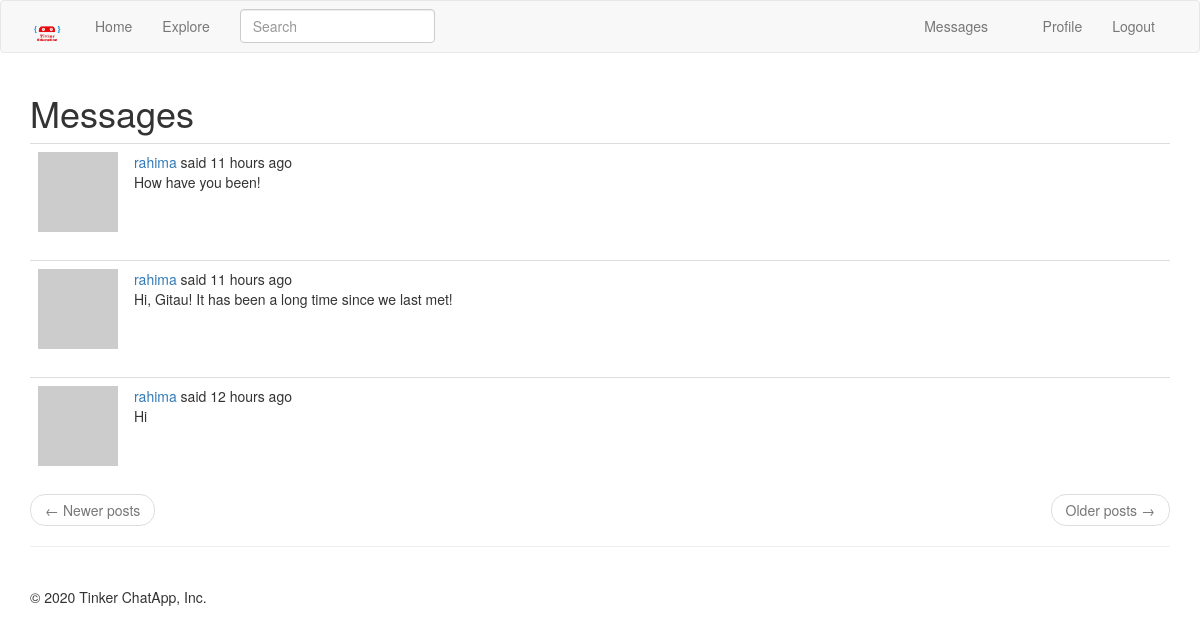
Page /main/messages (signed in) on the earlier database version.
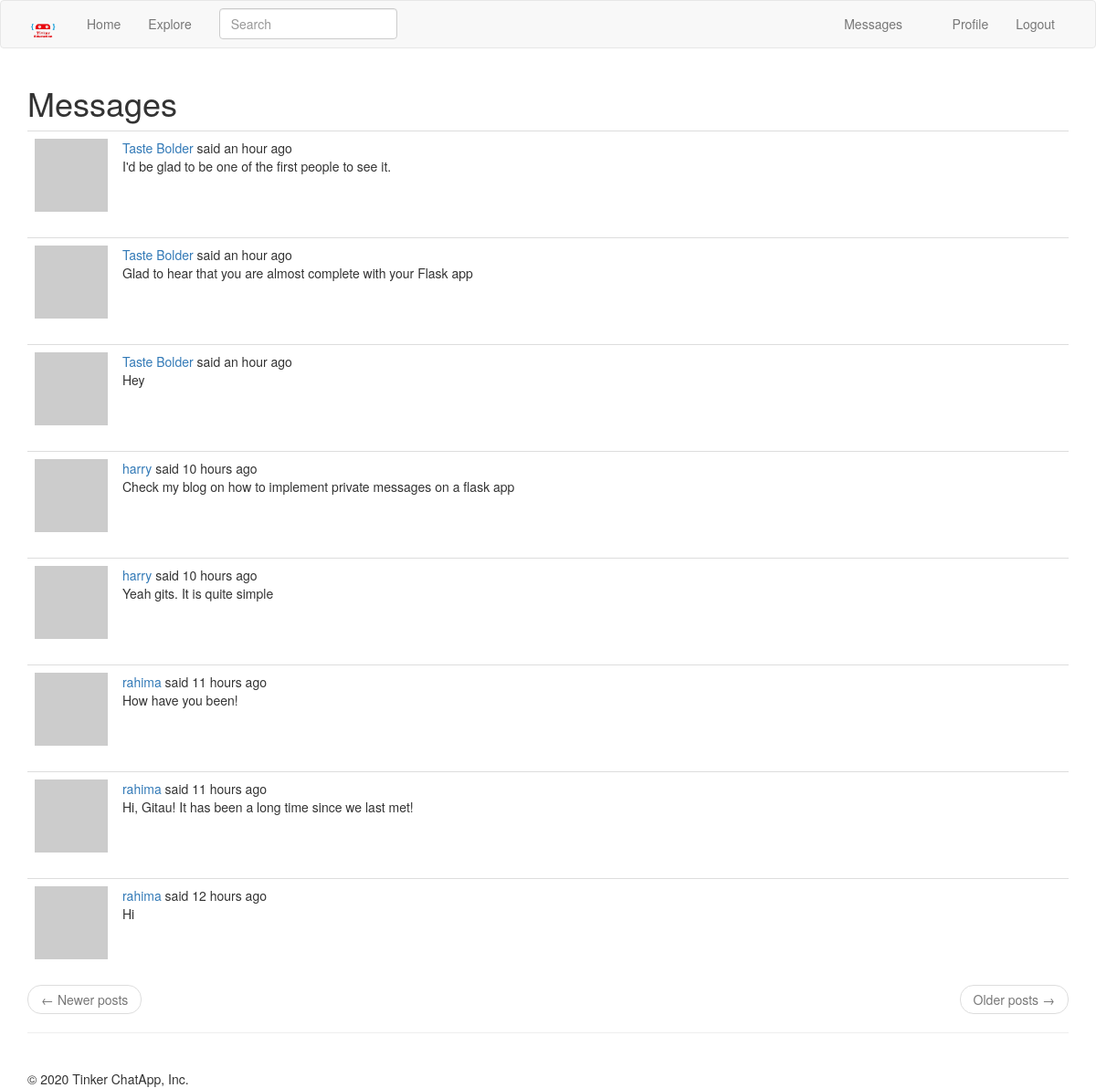
Same page on the later database version.
### app/models.py (models this page shows, shortened)
class Message(db.Model):
    id = db.Column(db.Integer, primary_key=True)
    sender_id = db.Column(db.Integer, db.ForeignKey('user.id'))
    recipient_id = db.Column(db.Integer, db.ForeignKey('user.id'))
    body = db.Column(db.String(140))
    timestamp = db.Column(db.DateTime, index = True, default=datetime.utcnow)

### app/main/routes.py (the view)
@bp.route('/messages')
def messages():
    current_user.last_message_read_time = datetime.utcnow()
    db.session.commit()
    page = request.args.get('page', type = int)
    messages = current_user.messages_received.order_by(
        Message.timestamp.desc()
    ).paginate(
        page, current_app.config['POSTS_PER_PAGE'], False
    )
    next_url = url_for('main.messages', page = messages.next_num) \
        if messages.has_next else None
    prev_url = url_for('main.messages', page = messages.prev_num) \
        if messages.has_prev else None
    return render_template('main/messages.html', title = _('Private Messages'), messages=messages.items, next_url = next_url, prev_url = prev_url)

### app/main/forms.py
class SearchForm(FlaskForm):
    q = StringField(_('Search'), validators = [DataRequired()])
    def __init__(self, *args, **kwargs):
        if 'formdata' not in kwargs:
            kwargs['formdata'] = request.args
        if 'csrf_enabled' not in kwargs:
            kwargs['csrf_enabled'] = False
        super(SearchForm, self).__init__(*args, **kwargs)

### app/main/routes.py (called while the page is built)
@bp.before_app_request
def before_request():
    if current_user.is_authenticated:
        current_user.last_seen = datetime.utcnow()
        db.session.commit()
        g.search_form= SearchForm()
    g.locale = str(get_locale())

### app/models.py (called while the page is built)
@login.user_loader
def load_user(id):
    return User.query.get(int(id))

    @classmethod
    def before_commit(cls, session):
        session._changes = {
            'add': list(session.new),
            'update': list(session.dirty),
            'delete': list(session.deleted)
        }

    def avatar(self, size):
        digest = md5(self.email.lower().encode('utf-8')).hexdigest()
        return 'https://www.gravatar.com/avatar/{}?d=identicon&s={}'.format(digest, size)

### app/templates/main/messages.html
{% extends '/main/base.html' %}
{% import 'bootstrap/wtf.html' as wtf %}
{% block app_content %}
    <h1> {{ _('Messages') }} </h1>
    {% for post in messages %}
        {% include 'main/_posts.html' %}
    {% endfor %}
    <nav aria-label="...">
        <ul class="pager">
            <li class="previous{% if not prev_url %} disabled{% endif %}">
                <a href="{{ prev_url or '#' }}">
                    <span aria-hidden="true">&larr;</span> {{ _('Newer posts') }}
                </a>
            </li>
            <li class="next{% if not next_url %} disabled{% endif %}">
                <a href="{{ next_url or '#' }}">
                    {{ _('Older posts') }} <span aria-hidden="true">&rarr;</span>
                </a>
            </li>
        </ul>
    </nav>
{% endblock %}

### app/templates/main/_posts.html (shortened to what this page needs)
<table class="table table-hover">
    <tr valign = 'top'>
        <td width="70px">
            <a href="{{ url_for('main.profile', username=post.author.username) }}">
                <img src="{{ post.author.avatar(36) }}" />
            </a>
        </td>
        <td>
            {{ _('%(username)s said %(when)s',
                username=user_link, when=moment(post.timestamp).fromNow()) }}
            <br>
            <span id="post{{ post.id }}">{{ post.body }}</span>
        </td>
    </tr>
</table>

Differences in the rows shown:
added Message: body "I'd be glad to be one of the first people to see it."
added Message: body "Glad to hear that you are almost complete with your Flask app"
added Message: body "Hey"
added Message: body "Check my blog on how to implement private messages on a flask app"
added Message: body "Yeah gits. It is quite simple"
